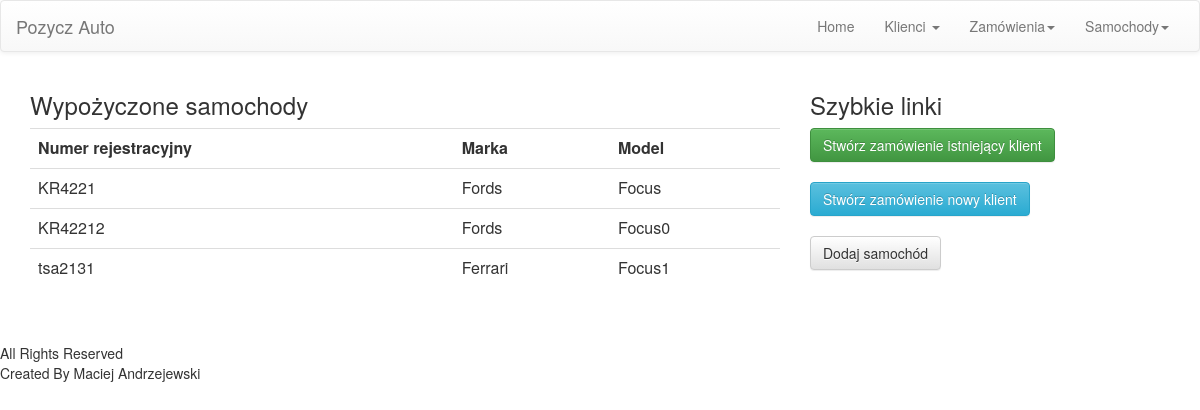
Screenshot of /index1.php with the database file from the repository.
### tables this page shows
CREATE TABLE IF NOT EXISTS `samochody` (
  `nr_rejestracyjny` varchar(9) NOT NULL,
  `marka` varchar(9) NOT NULL,
  `model` varchar(9) NOT NULL,
  `rok` int(4) NOT NULL,
  `pojemnosc` int(4) NOT NULL,
  `paliwo` varchar(8) NOT NULL,
  `moc` int(4) NOT NULL,
  `cena` int(4) NOT NULL,
  `komentarz` varchar(300) NOT NULL,
  `wypozyczenie` varchar(3) NOT NULL,
  PRIMARY KEY (`nr_rejestracyjny`)
);

### index1.php (the view, shortened to what this page needs)
<?php include "header.php" ?>
<div class="container">
	<div class="row">
		<div class="col-sm-8">
			<div class="form-group">
				<div class="table-responsive">
	<H3>Wypożyczone samochody </H3>
<?php
                $query="SELECT * FROM `samochody` WHERE wypozyczenie = 'Tak' ";
                $result = mysql_query($query);
                $num = mysql_numrows($result);
            ?>
                <table class="table">
                    <tr>
						<th> Numer rejestracyjny </th>
                        <th> Marka</th>
                        <th> Model</th>
                     </tr>
                <?php
                for ($i = 0; $i < $num; $i++) {
                    $f1  = mysql_result($result,$i,"nr_rejestracyjny");
                    $f2  = mysql_result($result,$i,"marka");
                    $f3  = mysql_result($result,$i,"model");
                ?>
                <tr>
                    <td> <?php echo $f1;  ?> </td>
                    <td> <?php echo $f2;  ?> </td>
                    <td> <?php echo $f3;  ?> </td>
                </tr>
                <?php
                } ?>
                </table>
				</div>
			</div>
		</div>
		<div class="row">
			<div class="col-sm-4">
				<div class="form-group">
			<h3>Szybkie linki</h3>
			<a type="button" href="production-report.php" class="btn btn-success">Stwórz zamówienie istniejący klient</a></br></br>
			<a type="button" href="work-order.php" class="btn btn-info">Stwórz zamówienie nowy klient</a></br></br>
			<a type="button" href="samochod.php" class="btn btn-default">Dodaj samochód</a>
				</div>
			</div>
		</div>
	</div>
</div>
<?php include "footer.php" ?>

### rows the page displays
samochody: nr_rejestracyjny "KR4221", marka "Fords", model "Focus"
samochody: nr_rejestracyjny "KR42212", marka "Fords", model "Focus0"
samochody: nr_rejestracyjny "tsa2131", marka "Ferrari", model "Focus1"
